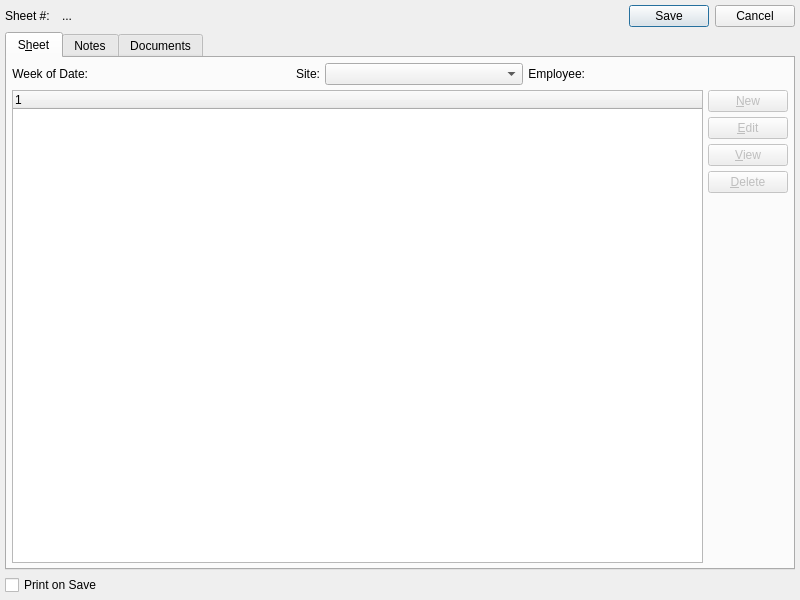
<?xml version="1.0" encoding="UTF-8"?>
<ui version="4.0">
 <comment>This file is part of the xtte package for xTuple ERP: PostBooks Edition, a free and
open source Enterprise Resource Planning software suite,
Copyright (c) 1999-2018 by OpenMFG LLC, d/b/a xTuple.
It is licensed to you under the Common Public Attribution License
version 1.0, the full text of which (including xTuple-specific Exhibits)
is available at www.xtuple.com/CPAL.  By using this software, you agree
to be bound by its terms.</comment>
 <class>timeExpenseSheet</class>
 <widget class="QDialog" name="timeExpenseSheet">
  <property name="geometry">
   <rect>
    <x>0</x>
    <y>0</y>
    <width>800</width>
    <height>600</height>
   </rect>
  </property>
  <property name="minimumSize">
   <size>
    <width>775</width>
    <height>400</height>
   </size>
  </property>
  <property name="windowTitle">
   <string>Worksheet</string>
  </property>
  <layout class="QGridLayout" name="gridLayout_2">
   <item row="0" column="0">
    <layout class="QHBoxLayout">
     <property name="spacing">
      <number>12</number>
     </property>
     <item>
      <widget class="QLabel" name="_sheetNumberExtraLit">
       <property name="text">
        <string>Sheet #:</string>
       </property>
      </widget>
     </item>
     <item>
      <widget class="QLabel" name="_sheetNumberExtra">
       <property name="text">
        <string>...</string>
       </property>
      </widget>
     </item>
     <item>
      <spacer>
       <property name="orientation">
        <enum>Qt::Horizontal</enum>
       </property>
       <property name="sizeType">
        <enum>QSizePolicy::Expanding</enum>
       </property>
       <property name="sizeHint" stdset="0">
        <size>
         <width>0</width>
         <height>20</height>
        </size>
       </property>
      </spacer>
     </item>
     <item>
      <widget class="QDialogButtonBox" name="_buttonBox">
       <property name="standardButtons">
        <set>QDialogButtonBox::Cancel|QDialogButtonBox::Save</set>
       </property>
      </widget>
     </item>
    </layout>
   </item>
   <item row="1" column="0">
    <widget class="QTabWidget" name="_TimeExpenseInformation">
     <property name="enabled">
      <bool>true</bool>
     </property>
     <property name="currentIndex">
      <number>0</number>
     </property>
     <widget class="QWidget" name="_headerPage">
      <attribute name="title">
       <string>S&amp;heet</string>
      </attribute>
      <layout class="QGridLayout" name="gridLayout">
       <item row="0" column="0" colspan="2">
        <layout class="QHBoxLayout" name="horizontalLayout">
         <item>
          <widget class="QLabel" name="_weekendingLit">
           <property name="text">
            <string>Week of Date:</string>
           </property>
           <property name="alignment">
            <set>Qt::AlignRight|Qt::AlignTrailing|Qt::AlignVCenter</set>
           </property>
          </widget>
         </item>
         <item>
          <widget class="DLineEdit" name="_weekending">
           <property name="enabled">
            <bool>true</bool>
           </property>
           <property name="sizePolicy">
            <sizepolicy hsizetype="Expanding" vsizetype="Fixed">
             <horstretch>0</horstretch>
             <verstretch>0</verstretch>
            </sizepolicy>
           </property>
           <property name="focusPolicy">
            <enum>Qt::StrongFocus</enum>
           </property>
           <property name="defaultDate">
            <enum>XDateEdit::None</enum>
           </property>
          </widget>
         </item>
         <item>
          <widget class="QLabel" name="_siteLit">
           <property name="text">
            <string>Site:</string>
           </property>
           <property name="alignment">
            <set>Qt::AlignRight|Qt::AlignTrailing|Qt::AlignVCenter</set>
           </property>
           <property name="margin">
            <number>3</number>
           </property>
          </widget>
         </item>
         <item>
          <widget class="WComboBox" name="_site">
           <property name="sizePolicy">
            <sizepolicy hsizetype="Expanding" vsizetype="Fixed">
             <horstretch>0</horstretch>
             <verstretch>0</verstretch>
            </sizepolicy>
           </property>
           <property name="maximumSize">
            <size>
             <width>200</width>
             <height>16777215</height>
            </size>
           </property>
          </widget>
         </item>
         <item>
          <widget class="QLabel" name="_originatedByLit">
           <property name="text">
            <string>Employee:</string>
           </property>
           <property name="alignment">
            <set>Qt::AlignRight|Qt::AlignTrailing|Qt::AlignVCenter</set>
           </property>
           <property name="margin">
            <number>3</number>
           </property>
          </widget>
         </item>
         <item>
          <widget class="EmpCluster" name="_employee"/>
         </item>
         <item>
          <spacer name="horizontalSpacer_2">
           <property name="orientation">
            <enum>Qt::Horizontal</enum>
           </property>
           <property name="sizeHint" stdset="0">
            <size>
             <width>0</width>
             <height>20</height>
            </size>
           </property>
          </spacer>
         </item>
        </layout>
       </item>
       <item row="1" column="0">
        <widget class="XTreeWidget" name="_lines">
         <property name="focusPolicy">
          <enum>Qt::StrongFocus</enum>
         </property>
         <property name="alternatingRowColors">
          <bool>false</bool>
         </property>
         <property name="rootIsDecorated">
          <bool>true</bool>
         </property>
        </widget>
       </item>
       <item row="1" column="1">
        <layout class="QVBoxLayout" name="verticalLayout">
         <item>
          <widget class="QPushButton" name="_new">
           <property name="enabled">
            <bool>false</bool>
           </property>
           <property name="text">
            <string>&amp;New</string>
           </property>
          </widget>
         </item>
         <item>
          <widget class="QPushButton" name="_edit">
           <property name="enabled">
            <bool>false</bool>
           </property>
           <property name="text">
            <string>&amp;Edit</string>
           </property>
           <property name="autoDefault">
            <bool>true</bool>
           </property>
          </widget>
         </item>
         <item>
          <widget class="QPushButton" name="_view">
           <property name="enabled">
            <bool>false</bool>
           </property>
           <property name="text">
            <string>&amp;View</string>
           </property>
           <property name="autoDefault">
            <bool>true</bool>
           </property>
          </widget>
         </item>
         <item>
          <widget class="QPushButton" name="_delete">
           <property name="enabled">
            <bool>false</bool>
           </property>
           <property name="text">
            <string>&amp;Delete</string>
           </property>
           <property name="autoDefault">
            <bool>true</bool>
           </property>
          </widget>
         </item>
         <item>
          <spacer>
           <property name="orientation">
            <enum>Qt::Vertical</enum>
           </property>
           <property name="sizeType">
            <enum>QSizePolicy::Expanding</enum>
           </property>
           <property name="sizeHint" stdset="0">
            <size>
             <width>20</width>
             <height>20</height>
            </size>
           </property>
          </spacer>
         </item>
        </layout>
       </item>
      </layout>
     </widget>
     <widget class="QWidget" name="_sheetNotesPage">
      <attribute name="title">
       <string>Notes</string>
      </attribute>
      <layout class="QGridLayout">
       <item row="0" column="0">
        <widget class="QTextEdit" name="_orderComments">
         <property name="focusPolicy">
          <enum>Qt::ClickFocus</enum>
         </property>
        </widget>
       </item>
      </layout>
     </widget>
     <widget class="QWidget" name="_sheetDocumentsPage">
      <attribute name="title">
       <string>Documents</string>
      </attribute>
      <layout class="QVBoxLayout" name="verticalLayout_2">
       <item>
        <widget class="Documents" name="_documents">
         <property name="type">
          <enum>Documents::TimeExpense</enum>
         </property>
        </widget>
       </item>
      </layout>
     </widget>
    </widget>
   </item>
   <item row="2" column="0">
    <widget class="XCheckBox" name="_printSheet">
     <property name="text">
      <string>Print on Save</string>
     </property>
    </widget>
   </item>
  </layout>
 </widget>
 <layoutdefault spacing="5" margin="5"/>
 <pixmapfunction>qPixmapFromMimeSource</pixmapfunction>
 <customwidgets>
  <customwidget>
   <class>DLineEdit</class>
   <extends>QWidget</extends>
   <header>datecluster.h</header>
   <container>1</container>
  </customwidget>
  <customwidget>
   <class>Documents</class>
   <extends>QWidget</extends>
   <header>documents.h</header>
  </customwidget>
  <customwidget>
   <class>EmpCluster</class>
   <extends>QWidget</extends>
   <header>empcluster.h</header>
  </customwidget>
  <customwidget>
   <class>WComboBox</class>
   <extends>XComboBox</extends>
   <header>wcombobox.h</header>
  </customwidget>
  <customwidget>
   <class>XCheckBox</class>
   <extends>QCheckBox</extends>
   <header>xcheckbox.h</header>
  </customwidget>
  <customwidget>
   <class>XComboBox</class>
   <extends>QComboBox</extends>
   <header>xcombobox.h</header>
  </customwidget>
  <customwidget>
   <class>XTreeWidget</class>
   <extends>QTreeWidget</extends>
   <header>xtreewidget.h</header>
   <container>1</container>
  </customwidget>
 </customwidgets>
 <resources/>
 <connections/>
</ui>
